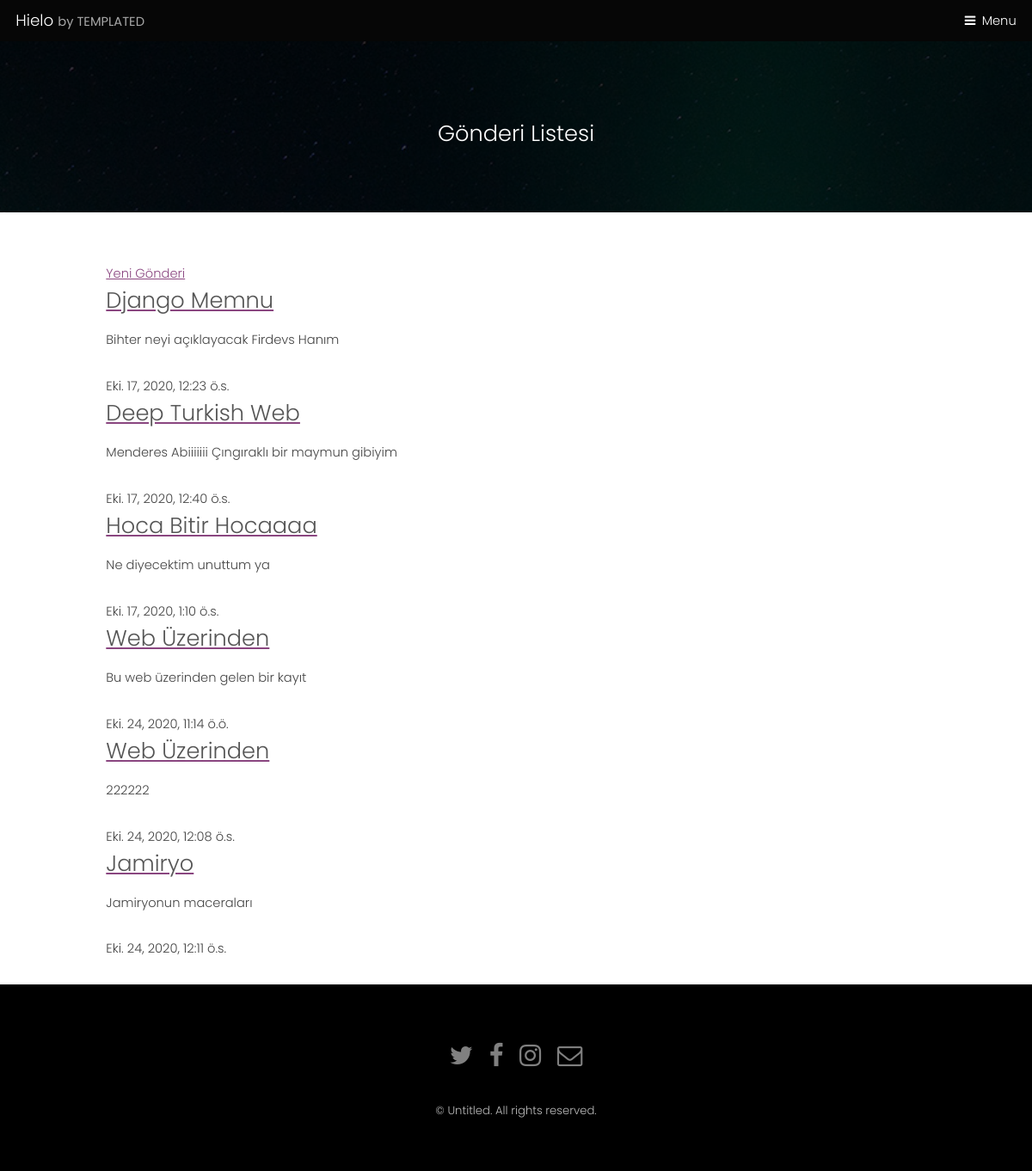
Screenshot of /blog/ with the database file from the repository.
### blog/models.py (models this page shows, shortened)
class GonderiModel(models.Model):
    yazar=models.ForeignKey("auth.User",on_delete=models.CASCADE)
    baslik=models.CharField(max_length=200,verbose_name="Başlık")
    yazi=models.TextField(verbose_name="Yazı")
    olusturzaman=models.DateTimeField(default=timezone.now)
    yayimzaman=models.DateTimeField(blank=True,null=True)
    GONDERI_CHOICES = (
        ('1','Romantik Komedi'),
        ('2', 'Drama'),
        ('3','Korku'),
    )
    tur = models.CharField(max_length=5,verbose_name="Gönderi Türü",\
        choices=GONDERI_CHOICES,default="1")

### blog/views.py (the view)
# urls.py: path('',views.gonderiliste, name="gonderiliste"),
def gonderiliste(request):
    gonderiler=GonderiModel.objects.all()
    return render(request,"blog/liste.html",{"gonderis":gonderiler})

### templates/blog/liste.html
{% extends "../generic.html" %}
{%block title%}
		Gönderi Listesi
		{% endblock %}
{% block content2 %}
<a href="{%url 'yeniGonderi' %}">Yeni Gönderi</a>
{% for gonderi in gonderis  %}
<a href="{% url 'gonderidetay' pk=gonderi.pk %}" >
<h2>{{gonderi.baslik}}</h2>
</a>
<p>{{gonderi.yazi}}</p>
{{gonderi.olusturzaman}}
{% endfor %}
{% endblock %}

### templates/generic.html (shortened to what this page needs)
<!DOCTYPE HTML>
{% load static %}
<html>
	<head>
		<link rel="stylesheet" href="{% static  'assets/css/main.css' %}" />
	</head>
	<body class="subpage">
			<header id="header">
				<div class="logo"><a href="index.html">Hielo <span>by TEMPLATED</span></a></div>
				<a href="#menu">Menu</a>
			</header>
		{% block content1 %}
			<section id="One" class="wrapper style3">
				<div class="inner">
					<header class="align-center">
						<h2>
		{%block title%}{% endblock %}
		</h2>
					</header>
				</div>
			</section>
		{% endblock %}
<div id="main" class="container">
		{% block content2 %}
		{% endblock %}
</div>
			<footer id="footer">
				<div class="container">
					<ul class="icons">
						<li><a href="#" class="icon fa-twitter"><span class="label">Twitter</span></a></li>
						<li><a href="#" class="icon fa-facebook"><span class="label">Facebook</span></a></li>
						<li><a href="#" class="icon fa-instagram"><span class="label">Instagram</span></a></li>
						<li><a href="#" class="icon fa-envelope-o"><span class="label">Email</span></a></li>
					</ul>
				</div>
				<div class="copyright">
					&copy; Untitled. All rights reserved.
				</div>
			</footer>
	</body>
</html>

### rows the page displays
GonderiModel: baslik "Django Memnu", yazi "Bihter neyi açıklayacak Firdevs Hanım", olusturzaman "Eki. 17, 2020, 12:23 ö.s."
GonderiModel: baslik "Deep Turkish Web", yazi "Menderes Abiiiiiii Çıngıraklı bir maymun gibiyim", olusturzaman "Eki. 17, 2020, 12:40 ö.s."
GonderiModel: baslik "Hoca Bitir Hocaaaa", yazi "Ne diyecektim unuttum ya", olusturzaman "Eki. 17, 2020, 1:10 ö.s."
GonderiModel: baslik "Web Üzerinden", yazi "Bu web üzerinden gelen bir kayıt", olusturzaman "Eki. 24, 2020, 11:14 ö.ö."
GonderiModel: baslik "Web Üzerinden", yazi "222222", olusturzaman "Eki. 24, 2020, 12:08 ö.s."
GonderiModel: baslik "Jamiryo", yazi "Jamiryonun maceraları", olusturzaman "Eki. 24, 2020, 12:11 ö.s."
